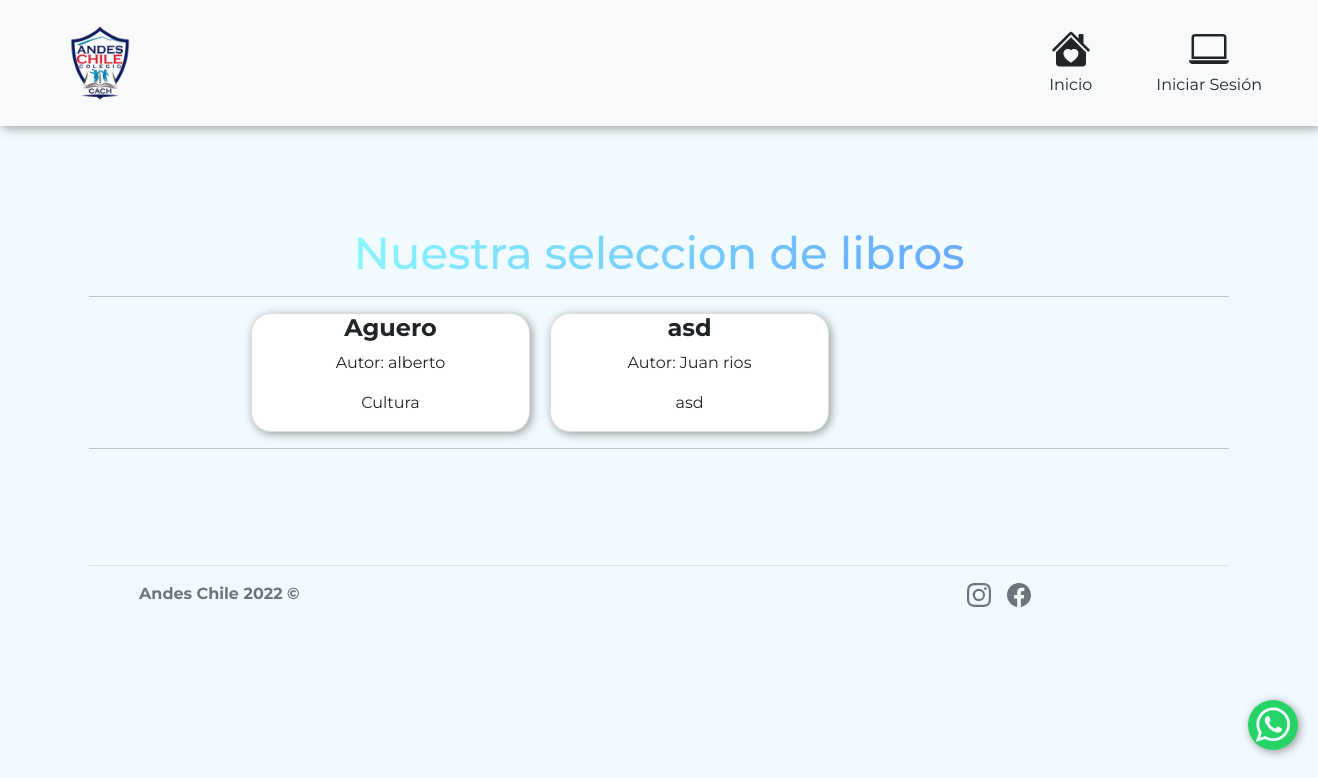
The page /biblioteca/ on the database as committed earlier.
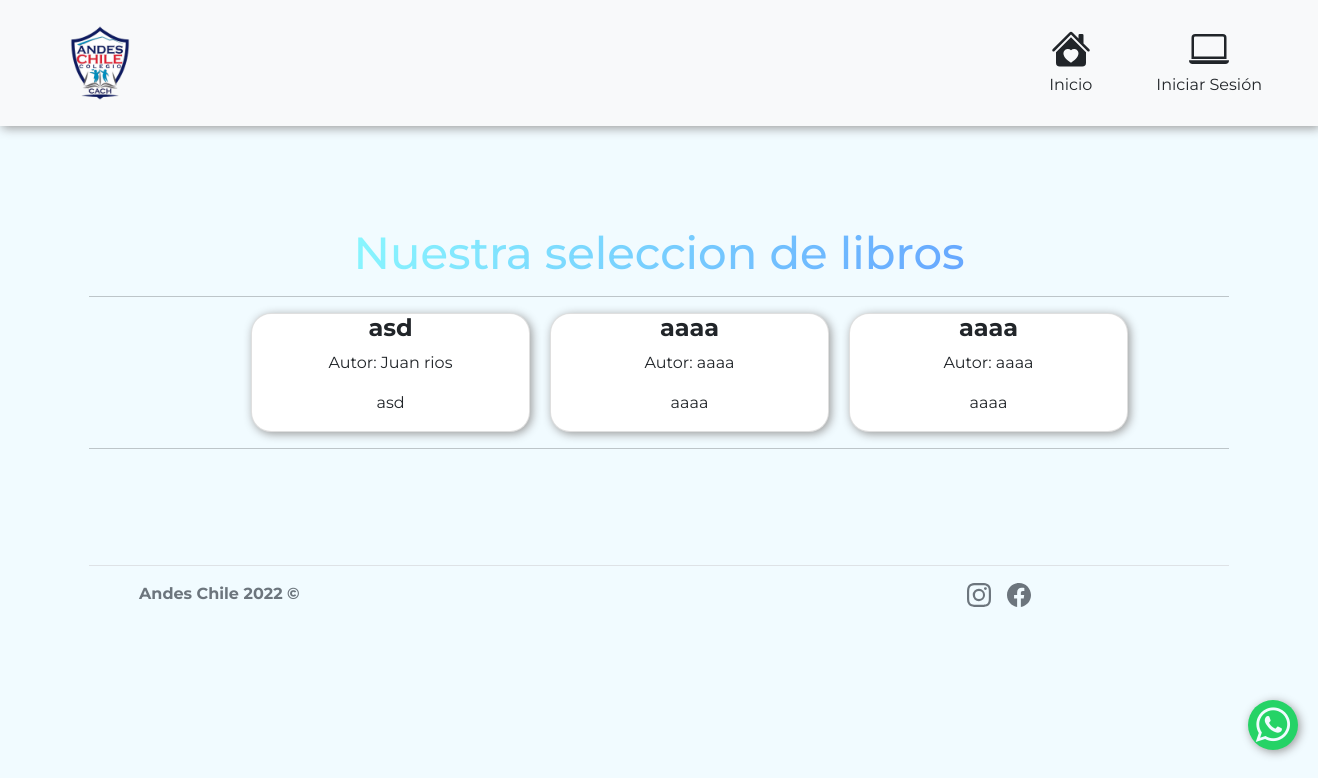
The same page on the database as committed later.
### rest_taller/models.py (models this page shows, shortened)
class Libro(models.Model):
    sku = models.AutoField(primary_key=True, verbose_name='id')
    autor = models.CharField(max_length=100,null=True, verbose_name='Nombre autor')
    nombreLibro = models.CharField(max_length=100,null=True, verbose_name='Nombre libro')
    genero = models.CharField( max_length=50,verbose_name='Nombre genero')

### biblioteca/views.py (the view)
# urls.py: path('',listar_libros,name="listar_libros"),
def listar_libros(request):
    books = Libro.objects.all()
    datos = {'listar_libros':books}
    return render(request,'biblioteca/biblioteca.html',datos)

### biblioteca/templates/biblioteca/biblioteca.html (shortened to what the changed rows need)
<!DOCTYPE html>
<html lang="es">
<head>
    {% load static %}
    <link rel="stylesheet" href="https://cdn.jsdelivr.net/npm/bootstrap-icons@1.7.2/font/bootstrap-icons.css">
    <link rel="stylesheet" href="https://stackpath.bootstrapcdn.com/font-awesome/4.7.0/css/font-awesome.min.css">
    <link href="{% static 'biblioteca/css/bootstrap.min.css'%}" rel="stylesheet">
    <link rel="stylesheet" href="{% static 'biblioteca/css/style.css'%}">
    <link rel="stylesheet" href="{% static 'biblioteca/css/styleAPI.css'%}">
</head>
<body>
    <section id="Comunidad" class="container section-padding">
        <h2 class="text-center"><span class="h2Comunidad">Nuestra seleccion de libros</span></h2>
        <div class="container-fluid align-items-center text-center" style="align-items: center;">
            <div class="row col-lg-12 contentCard " style="gap: 20px; margin-left: 150px;">
                {% for lis in listar_libros %}
                <div class="card col-lg-3 text-center align-items-center" style="align-items: center;">
                    <div class="container-fluid ">
                        <div>
                            <h4><b>{{lis.nombreLibro}}</b></h4>
                        </div>
                        <div>
                            <p>Autor: {{lis.autor}}</p>
                        </div>
                        <div>
                            <p>{{lis.genero}}</p>
                        </div>
                    </div>
                </div>
                {% endfor %}
            </div>
        </div>
    </section>
</body>
</html>

Rows that differ between the two databases and show on the page:
removed Libro: nombreLibro "Aguero", autor "alberto", genero "Cultura"
added Libro: nombreLibro "aaaa", autor "aaaa", genero "aaaa"
added Libro: nombreLibro "aaaa", autor "aaaa", genero "aaaa"
